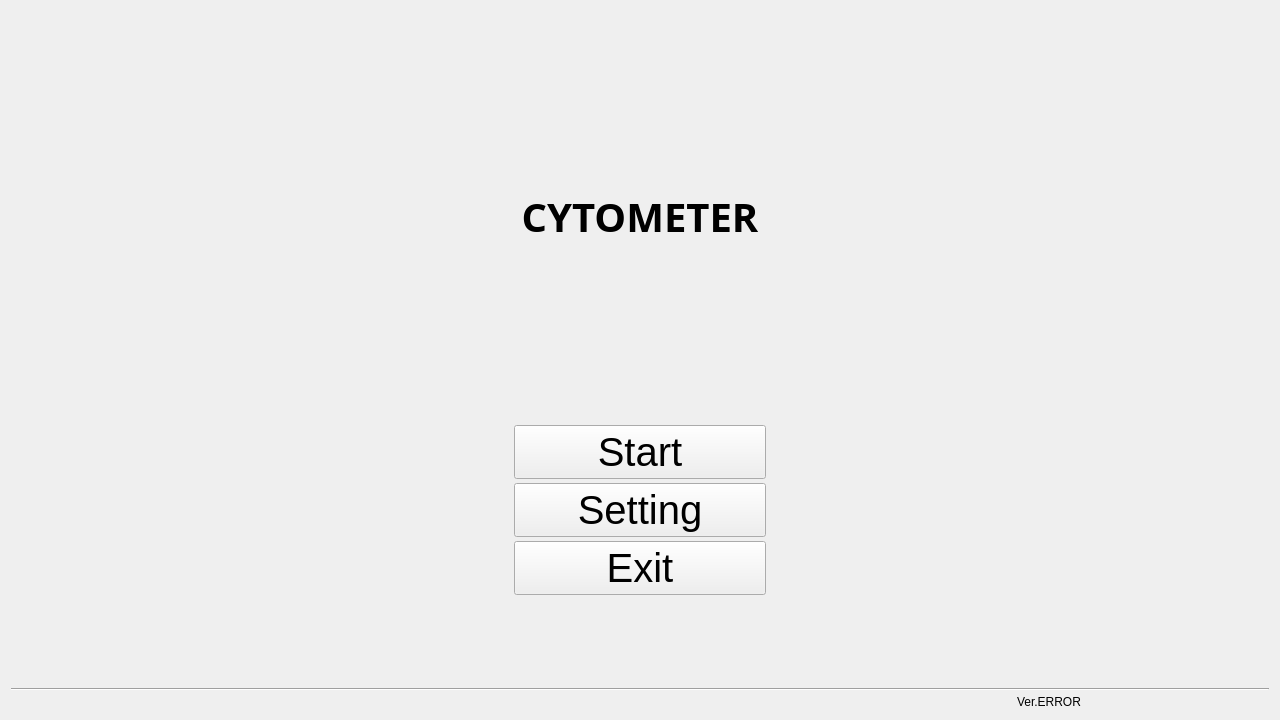
<?xml version="1.0" encoding="UTF-8"?>
<ui version="4.0">
 <class>MainWindow</class>
 <widget class="QMainWindow" name="MainWindow">
  <property name="geometry">
   <rect>
    <x>0</x>
    <y>0</y>
    <width>1280</width>
    <height>720</height>
   </rect>
  </property>
  <property name="mouseTracking">
   <bool>true</bool>
  </property>
  <property name="tabletTracking">
   <bool>true</bool>
  </property>
  <property name="focusPolicy">
   <enum>Qt::TabFocus</enum>
  </property>
  <property name="windowTitle">
   <string>Cytometer Mobile</string>
  </property>
  <property name="windowIcon">
   <iconset>
    <normaloff>asset/Ico96.png</normaloff>asset/Ico96.png</iconset>
  </property>
  <property name="autoFillBackground">
   <bool>true</bool>
  </property>
  <widget class="QWidget" name="centralWidget">
   <layout class="QGridLayout" name="gridLayout">
    <item row="0" column="0">
     <widget class="QFrame" name="Fon">
      <property name="focusPolicy">
       <enum>Qt::TabFocus</enum>
      </property>
      <property name="contextMenuPolicy">
       <enum>Qt::CustomContextMenu</enum>
      </property>
      <property name="acceptDrops">
       <bool>true</bool>
      </property>
      <property name="layoutDirection">
       <enum>Qt::LeftToRight</enum>
      </property>
      <property name="frameShape">
       <enum>QFrame::NoFrame</enum>
      </property>
      <property name="frameShadow">
       <enum>QFrame::Plain</enum>
      </property>
      <property name="lineWidth">
       <number>0</number>
      </property>
      <layout class="QGridLayout" name="gridLayout_2">
       <property name="sizeConstraint">
        <enum>QLayout::SetMinAndMaxSize</enum>
       </property>
       <property name="leftMargin">
        <number>0</number>
       </property>
       <property name="topMargin">
        <number>0</number>
       </property>
       <property name="rightMargin">
        <number>0</number>
       </property>
       <property name="bottomMargin">
        <number>0</number>
       </property>
       <property name="horizontalSpacing">
        <number>0</number>
       </property>
       <property name="verticalSpacing">
        <number>4</number>
       </property>
       <item row="7" column="0" colspan="2">
        <spacer name="g_1">
         <property name="orientation">
          <enum>Qt::Horizontal</enum>
         </property>
         <property name="sizeType">
          <enum>QSizePolicy::Expanding</enum>
         </property>
         <property name="sizeHint" stdset="0">
          <size>
           <width>296</width>
           <height>20</height>
          </size>
         </property>
        </spacer>
       </item>
       <item row="13" column="4">
        <widget class="QLabel" name="Ver_Text">
         <property name="text">
          <string>Ver.ERROR</string>
         </property>
        </widget>
       </item>
       <item row="12" column="0" colspan="5">
        <widget class="Line" name="line">
         <property name="orientation">
          <enum>Qt::Horizontal</enum>
         </property>
        </widget>
       </item>
       <item row="8" column="2">
        <widget class="QPushButton" name="B3_Exit">
         <property name="font">
          <font>
           <pointsize>30</pointsize>
          </font>
         </property>
         <property name="text">
          <string>Exit</string>
         </property>
        </widget>
       </item>
       <item row="7" column="3" colspan="2">
        <spacer name="g_10">
         <property name="orientation">
          <enum>Qt::Horizontal</enum>
         </property>
         <property name="sizeHint" stdset="0">
          <size>
           <width>40</width>
           <height>20</height>
          </size>
         </property>
        </spacer>
       </item>
       <item row="4" column="2">
        <spacer name="g_5">
         <property name="orientation">
          <enum>Qt::Vertical</enum>
         </property>
         <property name="sizeHint" stdset="0">
          <size>
           <width>20</width>
           <height>84</height>
          </size>
         </property>
        </spacer>
       </item>
       <item row="1" column="2">
        <spacer name="g_6">
         <property name="orientation">
          <enum>Qt::Vertical</enum>
         </property>
         <property name="sizeHint" stdset="0">
          <size>
           <width>20</width>
           <height>84</height>
          </size>
         </property>
        </spacer>
       </item>
       <item row="3" column="3" colspan="2">
        <spacer name="g_4">
         <property name="orientation">
          <enum>Qt::Horizontal</enum>
         </property>
         <property name="sizeHint" stdset="0">
          <size>
           <width>300</width>
           <height>20</height>
          </size>
         </property>
        </spacer>
       </item>
       <item row="6" column="2">
        <widget class="QPushButton" name="B1_Start">
         <property name="font">
          <font>
           <pointsize>30</pointsize>
          </font>
         </property>
         <property name="text">
          <string>Start</string>
         </property>
         <property name="iconSize">
          <size>
           <width>30</width>
           <height>30</height>
          </size>
         </property>
         <property name="autoRepeatDelay">
          <number>300</number>
         </property>
         <property name="autoDefault">
          <bool>false</bool>
         </property>
        </widget>
       </item>
       <item row="5" column="2">
        <spacer name="g_7">
         <property name="orientation">
          <enum>Qt::Vertical</enum>
         </property>
         <property name="sizeHint" stdset="0">
          <size>
           <width>20</width>
           <height>84</height>
          </size>
         </property>
        </spacer>
       </item>
       <item row="9" column="2">
        <spacer name="g_2">
         <property name="orientation">
          <enum>Qt::Vertical</enum>
         </property>
         <property name="sizeHint" stdset="0">
          <size>
           <width>20</width>
           <height>84</height>
          </size>
         </property>
        </spacer>
       </item>
       <item row="7" column="2">
        <widget class="QPushButton" name="B2_Setting">
         <property name="font">
          <font>
           <pointsize>30</pointsize>
          </font>
         </property>
         <property name="text">
          <string>Setting</string>
         </property>
        </widget>
       </item>
       <item row="0" column="2">
        <spacer name="g_8">
         <property name="orientation">
          <enum>Qt::Vertical</enum>
         </property>
         <property name="sizeHint" stdset="0">
          <size>
           <width>20</width>
           <height>84</height>
          </size>
         </property>
        </spacer>
       </item>
       <item row="3" column="2">
        <widget class="QLabel" name="Title_Text">
         <property name="font">
          <font>
           <family>Ubuntu Mono</family>
           <pointsize>30</pointsize>
           <weight>75</weight>
           <bold>true</bold>
          </font>
         </property>
         <property name="focusPolicy">
          <enum>Qt::TabFocus</enum>
         </property>
         <property name="contextMenuPolicy">
          <enum>Qt::ActionsContextMenu</enum>
         </property>
         <property name="text">
          <string>CYTOMETER</string>
         </property>
         <property name="textFormat">
          <enum>Qt::PlainText</enum>
         </property>
         <property name="alignment">
          <set>Qt::AlignCenter</set>
         </property>
        </widget>
       </item>
       <item row="3" column="0" colspan="2">
        <spacer name="g_3">
         <property name="orientation">
          <enum>Qt::Horizontal</enum>
         </property>
         <property name="sizeHint" stdset="0">
          <size>
           <width>296</width>
           <height>20</height>
          </size>
         </property>
        </spacer>
       </item>
      </layout>
     </widget>
    </item>
   </layout>
  </widget>
 </widget>
 <layoutdefault spacing="6" margin="11"/>
 <resources/>
 <connections>
  <connection>
   <sender>B3_Exit</sender>
   <signal>clicked()</signal>
   <receiver>MainWindow</receiver>
   <slot>close()</slot>
   <hints>
    <hint type="sourcelabel">
     <x>557</x>
     <y>632</y>
    </hint>
    <hint type="destinationlabel">
     <x>737</x>
     <y>819</y>
    </hint>
   </hints>
  </connection>
 </connections>
</ui>
